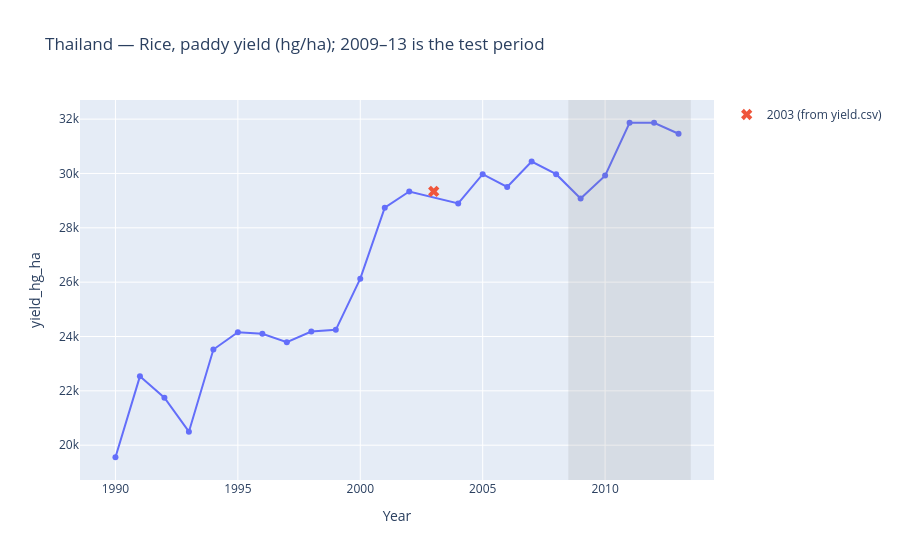

Here is the notebook cell this chart was saved with:
### Markdown cell above
## 6. Showcase: Thailand, rice (paddy)

### Code cell
th = panel.query("Area == 'Thailand' and Item == 'Rice, paddy'")[["Year", "yield_hg_ha"]]
th_2003 = yield_raw.query("Area == 'Thailand' and Item == 'Rice, paddy' and Year == 2003")
fig = px.line(th, x="Year", y="yield_hg_ha", markers=True,
              title="Thailand — Rice, paddy yield (hg/ha); 2009–13 is the test period")
fig.add_scatter(x=th_2003.Year, y=th_2003.Value, mode="markers", marker_symbol="x", marker_size=10,
                name="2003 (from yield.csv)")
fig.add_vrect(x0=2008.5, x1=2013.5, fillcolor="grey", opacity=0.15, line_width=0)
fig.show()
growth = np.log(th.yield_hg_ha.iloc[-1] / th.yield_hg_ha.iloc[0]) / (th.Year.iloc[-1] - th.Year.iloc[0])
print(f"1990: {th.yield_hg_ha.iloc[0]:,}  2013: {th.yield_hg_ha.iloc[-1]:,}  average growth ≈ {growth:.1%}/yr")

### Figure 1 — Plotly figure (JSON) as saved in the notebook; plotly's stock layout.template omitted (floating-point values rounded to 4 significant figures)
{"data": [{"hovertemplate": "Year=%{x}<br>yield_hg_ha=%{y}<extra></extra>", "legendgroup": "", "line": {"color": "#636efa", "dash": "solid"}, "marker": {"symbol": "circle"}, "mode": "lines+markers", "name": "", "orientation": "v", "showlegend": false, "type": "scatter", "x": [1990, 1991, 1992, 1993, 1994, 1995, 1996, 1997, 1998, 1999, 2000, 2001, 2002, 2004, 2005, 2006, 2007, 2008, 2009, 2010, 2011, 2012, 2013], "xaxis": "x", "y": [19556, 22534, 21745, 20497, 23521, 24158, 24098, 23788, 24180, 24244, 26128, 28739, 29338, 28895, 29974, 29503, 30441, 29974, 29079, 29921, 31867, 31865, 31463], "yaxis": "y"}, {"marker": {"size": 10, "symbol": "x"}, "mode": "markers", "name": "2003 (from yield.csv)", "type": "scatter", "x": [2003], "y": [29339]}], "layout": {"legend": {"tracegroupgap": 0}, "shapes": [{"fillcolor": "grey", "line": {"width": 0}, "opacity": 0.15, "type": "rect", "x0": 2008.0, "x1": 2014.0, "xref": "x", "y0": 0, "y1": 1, "yref": "y domain"}], "title": {"text": "Thailand — Rice, paddy yield (hg/ha); 2009–13 is the test period"}, "xaxis": {"anchor": "y", "domain": [0.0, 1.0], "title": {"text": "Year"}}, "yaxis": {"anchor": "x", "domain": [0.0, 1.0], "title": {"text": "yield_hg_ha"}}}}
